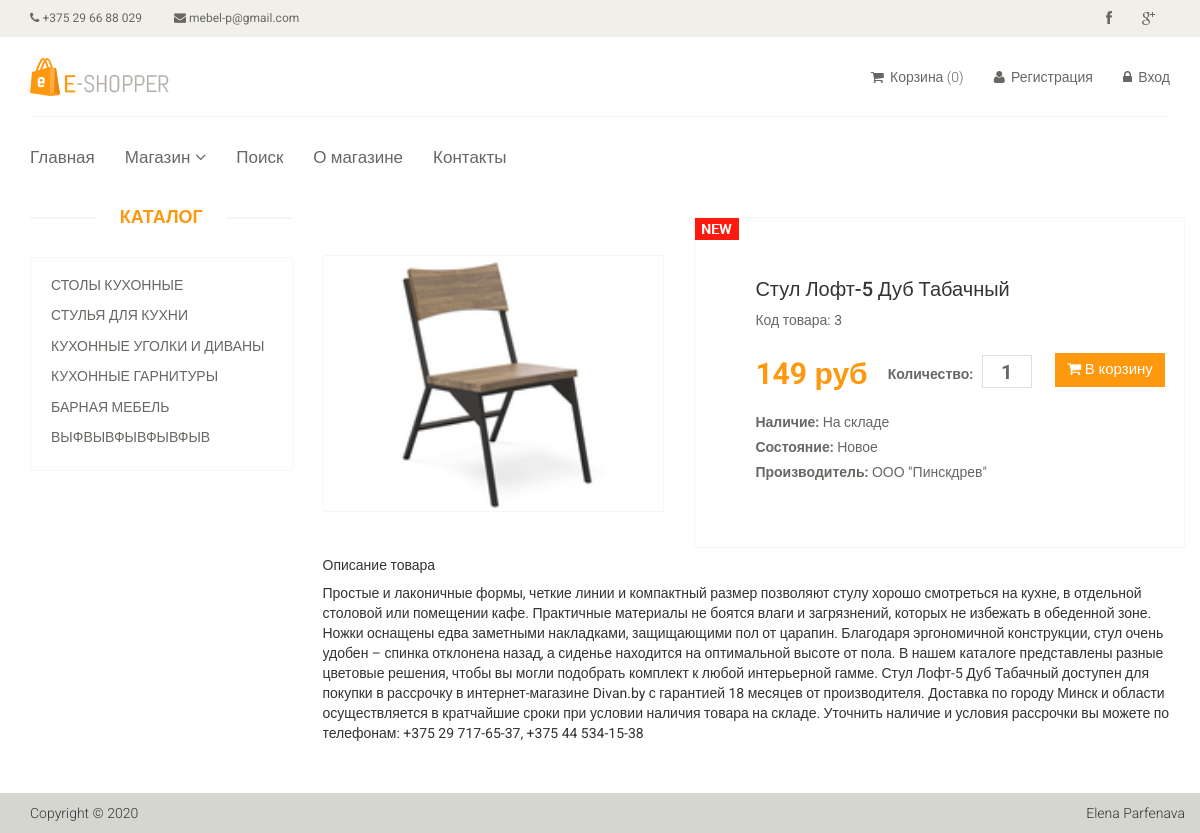
The app's page /product/3 with its own data.
### tables this page shows
CREATE TABLE IF NOT EXISTS `category` (
  `id` int(11) NOT NULL AUTO_INCREMENT,
  `name` varchar(255) NOT NULL,
  `sort_order` int(11) DEFAULT 0,
  `status` int(11) NOT NULL DEFAULT 1,
  PRIMARY KEY (`id`)
);

CREATE TABLE IF NOT EXISTS `product` (
  `id` int(11) NOT NULL AUTO_INCREMENT,
  `name` varchar(255) DEFAULT NULL,
  `category_id` int(11) DEFAULT NULL,
  `code` varchar(50) DEFAULT NULL,
  `price` int(11) DEFAULT 0,
  `availability` int(11) DEFAULT NULL,
  `brand` varchar(255) DEFAULT NULL,
  `image` varchar(255) DEFAULT NULL,
  `description` text DEFAULT NULL,
  `is_new` int(11) DEFAULT 0,
  `is_recommended` int(11) DEFAULT 0,
  `status` int(11) DEFAULT 1,
  PRIMARY KEY (`id`)
);

### config/routes.php (called while the page is built)
<?php
 return array(
     'product/([0-9]+)' => 'product/index/$1',
     'category/([0-9]+)/page-([0-9]+)' => 'product/Category/$1/$2',
     'category/([0-9]+)' => 'product/Category/$1',
     'search' => 'product/search',
     'user/register' => 'user/register',
     'user/login' => 'user/login',
     'user/logout' => 'user/logout',
     'cabinet/edit' => 'cabinet/editName',
     'cabinet' => 'cabinet/index',
     'cart/addProductAjax/([0-9]+)' => 'cart/addProductAjax/$1',
     'cart/subtractAjax/([0-9]+)' => 'cart/subtractAjax/$1',
     'cart/cartAjax/([0-9]+)' => 'cart/cartAjax/$1',
     'cart/checkout' => 'cart/checkout',
     'cart' => 'cart/index',
     'admin/product/create' => 'adminProduct/create',
     'admin/product/delete/([0-9]+)' => 'adminProduct/delete/$1',
     'admin/product/update/([0-9]+)' => 'adminProduct/update/$1',
     'admin/product' => 'adminProduct/index',
     'admin/category/create' => 'adminCategory/create',
     'admin/category/delete/([0-9]+)' => 'adminCategory/delete/$1',
     'admin/category/update/([0-9]+)' => 'adminCategory/update/$1',
     'admin/category' => 'adminCategory/index',
     'admin/order/update/([0-9]+)' => 'adminOrder/update/$1',
     'admin/order/delete/([0-9]+)' => 'adminOrder/delete/$1',
     'admin/order/([a-z_]+)/page-([0-9]+)' => 'adminOrder/index/$1/$2',
     'admin/order/([a-z_]+)' => 'adminOrder/index/$1',
     'admin/generate' => 'adminGenerate/index',
     'admin' => 'admin/index',
     'catalog' => 'site/index',
     '' => 'site/index',
 );

### controllers/ProductController.php (called while the page is built, shortened)
<?php
class ProductController
{
    public function actionIndex($productId)
    {
        $categories = Category::getCategoriesList();
        $categoryId = 0;
        $product = Product::getProductById($productId);
        require_once(ROOT . '/views/product/index.php');
        return true;
    }
}

### index.php (called while the page is built, shortened)
<?php
require_once(ROOT.'/components/Autoload.php');
$router = new Router();
$router->run();

### components/Db.php (called while the page is built, shortened)
<?php
class Db
{
    private static $connection;
    public static function getConnection()
    {
        if (!empty(self::$connection)) {
            return self::$connection;
        }
        $paramsPath = ROOT . DB_PARAMS;
        $params = include($paramsPath);
        $dsn = "mysql:host={$params['host']};dbname={$params['dbname']};"
            . "port={$params['port']};charset={$params['charset']};";
        self::$connection = new PDO($dsn, $params['user'], $params['password']);
        return self::$connection;
    }
    public static function executeQuerySelect(string $query, string $PdoInstructionForReturn = self::FETCH_ALL )
    {
        return self::executeQuery($query, [], $PdoInstructionForReturn);
    }
    public static function executeQuery(string $query, array $params = [], string $PdoInstructionForReturn = '')
    {
        $executeStart=microtime(true);
        $error = array();
        $str = "";
        $db=self::getConnection();
        $result = $db->prepare($query);
        if (!empty($params)) {
            if (substr_count($query, 'LIMIT')) {
                foreach ($params as $key => $value) {
                    $key = ':' . $key;
                    if (is_int($value) or ctype_digit($value)) {
                        $result->bindValue($key, $value, PDO::PARAM_INT);
                    } else {
                        $result->bindValue($key, $value);
                    }
                }
            } else {
                foreach ($params as $key => $value) {
                    $key = ':' . $key;
                    $result->bindValue($key, $value);
                }
            }
        }
        if ($result->execute()) {
            if (!empty($PdoInstructionForReturn)) {
                $str .= "\n     Инструкция '" . $PdoInstructionForReturn . "'";
                switch ($PdoInstructionForReturn) {
                    case self::FETCH:
                        $return = $result->fetch();
                        $str .= ' инициировала выполнение "PDOStatement::fetch()"';
                        break;
                    case self::FETCH_ALL:
                        $return = $result->fetchAll();
                        $str .= ' инициировала выполнение "PDOStatement::fetchAll()"';
                        break;
                }
            } else {
                $return = true;
            }
        }
        return $return;
    }
}

### models/Category.php (called while the page is built, shortened)
<?php
class Category
{
    public static function getCategoriesList()
    {
        $sql = 'SELECT id, name FROM category '
            . 'WHERE status = "1"'
            . 'ORDER BY sort_order ASC ';
        return Db::executeQuerySelect($sql, Db::FETCH_ALL);
    }
}

### components/Autoload.php (called while the page is built, shortened)
<?php
function shopAutoloader($class_name)
{
    $array_paths = array(
        '/models/',
        '/components/'
    );
    foreach ($array_paths as $path) {
        $path = ROOT . $path . $class_name . '.php';
    }
}

### config/db_params.php (called while the page is built)
<?php
return array(
    'host' => 'localhost',
    'dbname' => 'furniture_store',
    'user' => 'root',
    'password' => 'root',
    'port' => '3306',
    'charset' => 'utf8',
);

### components/Log.php (called while the page is built, shortened)
<?php
class Log
{
    public static function writeSqlLog(string $query, array $params, string $str, $executeStart, array $error)
    {
        $str .= "\n     Запрос = '" . $query . "'";
        if (!empty($params)) {
            $str .= "\n     Параметры = " . json_encode($params);
        }
        if (empty($error)) {
            $str .= "\n     Запрос выполнен успешно.";
            $str.="\n     Время выполнения: ".round(microtime(true) - $executeStart, 2);
        } else {
            $str .= "\n     Запрос не выполнен";
            $str .= "\n          Сообщение об ошибке: "
                . $error[2] . "\n          Код ошибки SQLSTATE: " . $error[0]
                . "\n          Код ошибки, заданный драйвером: " . $error[1];
        }
        $log = fopen("sql.log", 'a') or die("не удалось создать файл");
    }
}

### models/Product.php (called while the page is built, shortened)
<?php
class Product
{
    public static function getProductById($id)
    {
        $sql = 'SELECT * FROM product WHERE id = :id';
        $params['id'] = $id;
        return Db::executeQuery($sql, $params, Db::FETCH);
    }
}

### views/layouts/category.php (the view)
<div class="col-sm-3">
    <div class="left-sidebar">
        <h2>Каталог</h2>
        <div class="panel-group category-products">
            <?php foreach ($categories as $categoryItem): ?>
                <div class="panel panel-default">
                    <div class="panel-heading">
                        <h4 class="panel-title">
                            <a href="/category/<?= $categoryItem['id']; ?>"
                               class="<?php if ($categoryId == $categoryItem['id']) echo 'active';?>"
                            >
                                <?= $categoryItem['name']; ?>
                            </a>
                        </h4>
                    </div>
                </div>
            <?php endforeach; ?>
        </div>
    </div>
</div>

### components/Router.php (shortened to what this page needs)
<?php
class Router
{
    private $routes;
    public function __construct()
    {
        $rotesPath = ROOT.'/config/routes.php';
        $this->routes = include($rotesPath);
    }
    private function getURI()
    {
        if (!empty($_SERVER['REQUEST_URI'])) {
            return trim($_SERVER['REQUEST_URI'], '/');
        }
        return true;
    }
    public function run()
    {
            $uri = $this->getURI();
            foreach ($this->routes as $uriPattern => $path) {
                if (preg_match("~$uriPattern~", $uri)) {
                    $internalRoute = preg_replace("~$uriPattern~", $path, $uri);
                    $segments = explode('/', $internalRoute);
                    $controllerName = array_shift($segments).'Controller';
                    $actionName = 'action'.ucfirst(array_shift($segments));
                    $parameters = $segments;
                    $controllerObject = new $controllerName;
                    $result = call_user_func_array(array($controllerObject, $actionName), $parameters);
                    if ($result != null) {
                        exit();
                    }
                }
            }
    }
}

### views/product/index.php
<?php include ROOT . '/views/layouts/header.php';?>
    <section>
        <div class="container">
            <div class="row">
                <?php include ROOT . '/views/layouts/category.php';?>
                <div class="col-sm-9 padding-right">
                    <div class="product-details">
                        <div class="row">
                            <div class="col-sm-5">
                                <div class="view-product">
                                    <img src="/template/images/cart/<?=($product['id']); ?>.jpg" alt="" />
                                </div>
                            </div>
                            <div class="col-sm-7">
                                <div class="product-information">
                                    <?php if ($product['is_new'] == 1) {?>
                                        <img src="/template/images/product-details/new.jpg" class="newarrival" alt="" />
                                    <?php } ?>
                                    <h2><?= $product['name']; ?></h2>
                                    <p>Код товара: <?= $product['code']; ?></p>
                                    <span>
                                            <span><?= $product['price']; ?> руб</span>
                                            <label>Количество:</label>
                                            <input data-btn="add-to-cart-value" type="text" value="1" />
                                            <a href="#" class="btn btn-default cart"  data-btn="add-to-cart" data-id="<?= $product["id"]; ?>"><i class="fa fa-shopping-cart" > </i> В корзину</a>
                                    </span>
                                    <p><b>Наличие:</b>
                                        <?php if ($product['availability']==0) echo "На складе";
                                        else echo "Под заказ - 1 неделя" ?></p>
                                    <p><b>Состояние:</b> Новое</p>
                                    <p><b>Производитель:</b> <?= $product['brand']; ?></p>
                                </div>
                            </div>
                        </div>
                        <div class="row">
                            <div class="col-sm-12">
                                <h5>Описание товара</h5>
                                <p><?= $product['description']; ?></p>
                            </div>
                        </div>
                    </div>
                </div>
            </div>
        </div>
    </section>
<?php include ROOT . '/views/layouts/footer.php';?>

### template/css/main.css (style rules this page uses)
body { font-family: 'Roboto', sans-serif; background: #ffffff; position: relative; font-weight: 400; }
a { -webkit-transition: 300ms; -moz-transition: 300ms; -o-transition: 300ms; transition: 300ms; }
h1, h2, h3, h4, h5, h6 { font-family: 'Roboto', sans-serif; }
.category-products { border: 1px solid #F7F7F0; margin-bottom: 35px; padding-bottom: 20px; padding-top: 15px; }
.left-sidebar h2, .brands_products h2 { color: #FE980F; font-family: 'Roboto', sans-serif; font-size: 18px; font-weight: 700; margin: 0 auto 30px; text-align: center; text-transform: uppercase; position: relative; z-index:3; }
.left-sidebar h2:after, h2.title:after { content: " "; position: absolute; border: 1px solid #f5f5f5; bottom:8px; left: 0; width: 100%; height: 0; z-index: -2; }
.left-sidebar h2:before { content: " "; position: absolute; background: #fff; bottom: -6px; width: 130px; height: 30px; z-index: -1; left: 50%; margin-left: -65px; }
.category-products .panel { background-color: #FFFFFF; border: 0px; border-radius: 0px; box-shadow:none; margin-bottom: 0px; }
.category-products .panel-default .panel-heading { background-color: #FFFFFF; border: 0 none; color: #FFFFFF; padding: 5px 20px; }
.category-products .panel-default .panel-heading .panel-title a { color: #696763; font-family: 'Roboto', sans-serif; font-size: 14px; text-decoration: none; text-transform: uppercase; }
.padding-right { padding-right: 0; }
.product-details { overflow:hidden; }
.product-details { margin-bottom: 40px; overflow: hidden; margin-top: 10px; }
.view-product { position: relative; }
.view-product img { border: 1px solid #F7F7F0; width: 100%; margin-top: 38px; }
.product-information { border: 1px solid #F7F7F0; overflow: hidden; padding-bottom: 60px; padding-left: 60px; padding-top: 60px; position: relative; }
.newarrival { position:absolute; top:0; left:0 }
.product-information h2 { color: #363432; font-family: 'Roboto', sans-serif; font-size: 20px; margin-top: 0; }
.product-information p { color: #696763; font-family: 'Roboto', sans-serif; margin-bottom: 5px; }
.product-information span { display: inline-block; margin-bottom: 8px; margin-top: 18px; }
.product-information span span { color: #FE980F; float: left; font-family: 'Roboto', sans-serif; font-size: 30px; font-weight: 700; margin-right: 20px; margin-top: 0px; }
.product-information span input { border: 1px solid #DEDEDC; color: #696763; font-family: 'Roboto', sans-serif; font-size: 20px; font-weight: 700; height: 33px; outline: medium none; text-align: center; width: 50px; }
.product-information span label { color: #696763; font-family: 'Roboto', sans-serif; font-weight: 700; margin-right: 5px; }
.cart { background: #FE980F; border: 0 none; border-radius: 0; color: #FFFFFF; font-family: 'Roboto', sans-serif; font-size: 15px; margin-bottom: 10px; margin-left: 20px; }

### records on screen
category: name "СТОЛЫ КУХОННЫЕ"
category: name "СТУЛЬЯ ДЛЯ КУХНИ"
category: name "КУХОННЫЕ УГОЛКИ И ДИВАНЫ"
category: name "КУХОННЫЕ ГАРНИТУРЫ"
category: name "БАРНАЯ МЕБЕЛЬ"
category: name "ВЫФВЫВФЫВФЫВФЫВ"
product: is_new 1 (drawn), name "Стул Лофт-5 Дуб Табачный", code "3", price "149", brand "ООО \"Пинскдрев\"", description "Простые и лаконичные формы, четкие линии и компактный размер позволяют стулу хорошо смотреться на кухне, в отдельной столовой или помещении кафе. Практичные материалы не боятся влаги и загрязнений, которых не избежать в обеденной зоне. Ножки оснащены едва заметными накладками, защищающими пол от царапин. Благодаря эргономичной конструкции, стул очень удобен – спинка отклонена назад, а сиденье находится на оптимальной высоте от пола. В нашем каталоге представлены разные цветовые решения, чтобы вы могли подобрать комплект к любой интерьерной гамме. Стул Лофт-5 Дуб Табачный доступен для покупки в рассрочку в интернет-магазине Divan.by с гарантией 18 месяцев от производителя. Доставка по городу…"
